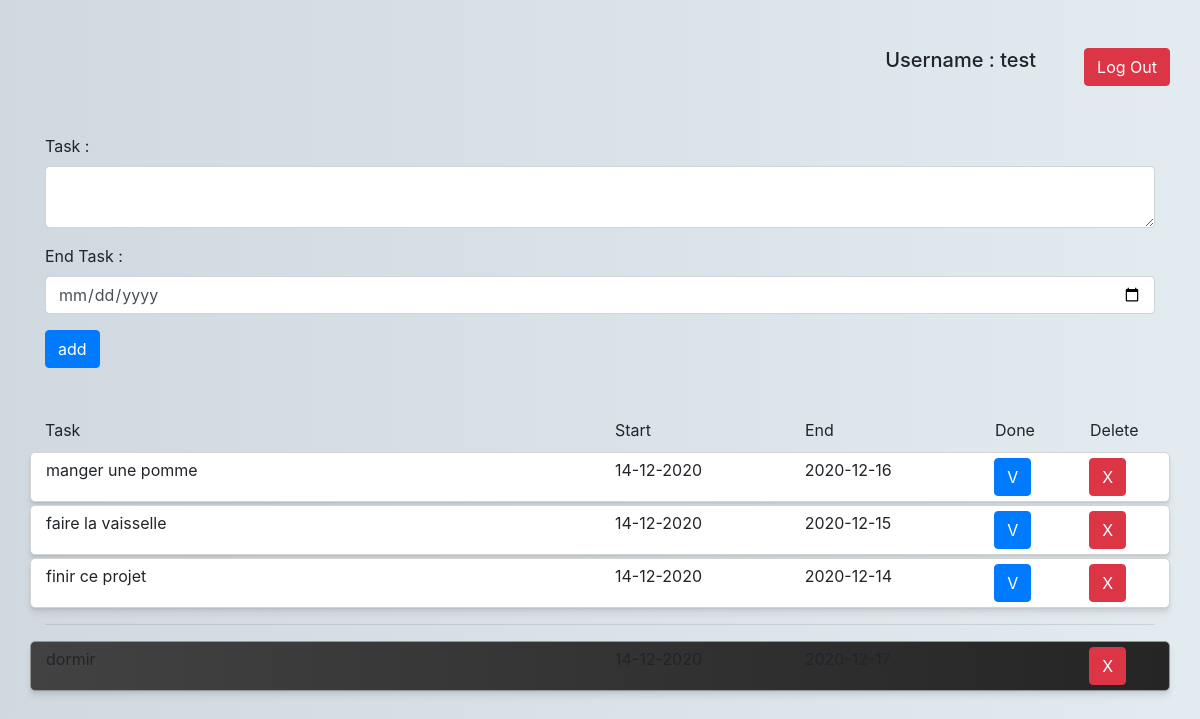
/index.php (signed in), run on the app's committed database.
### tables this page shows
CREATE TABLE "todo" (
	"id"	INTEGER,
	"user_id"	INTEGER,
	"task"	VARCHAR(255),
	"end_task"	BOLEAN,
	"start_date"	VARCHAR(20),
	"end_date"	VARCHAR(20),
	PRIMARY KEY("id" AUTOINCREMENT)
);

### includes/functions.php (the view)
<?php
function display_task(){
    global $bdd;
    $get_task = $bdd->prepare("SELECT * FROM todo WHERE user_id = '1' AND end_task = '0' ");
    $get_task->execute();
    $the_task = '<form method="post" action="task.php" id="task_form">';
    while($row = $get_task->fetch()){
        $task_id = $row['id'];
        $task = $row['task'];
        $start_date = $row['start_date'];
        $end_date = $row['end_date'];
        $the_task .= '<div class="row to_do">
                        <div class="col-6" id="the_task">'.$task.'</div>
                        <div class="col-2" id="the_start">'.$start_date.'</div>
                        <div class="col-2" id="the_end">'.$end_date.'</div>
                        <div class="col-1"><button type="submit" class="btn btn-primary btnValidate" id="for_val" name="validate" value="'.$task_id.'">V</button></div>
                        <div class="col-1"><button type="submit" class="btn btn-danger btnDelete" id="for_del" name="delete" value="'.$task_id.'">X</button></div>
                      </div>';
    }
    $the_task .= '</form>';
    return $the_task;
}
function display_finished_task(){
    global $bdd;
    $get_finished_task = $bdd->prepare("SELECT * FROM todo WHERE user_id = '1' AND end_task = '1' ");
    $get_finished_task->execute();
    $the_task = '';
    while($row = $get_finished_task->fetch()){
        $task_id = $row['id'];
        $task = $row['task'];
        $start_date = $row['start_date'];
        $end_date = $row['end_date'];
        $the_task .= '<div class="row finished_task">
                        <div class="col-6" id="the_finished_task">'.$task.'</div>
                        <div class="col-2" id="the_finished_start">'.$start_date.'</div>
                        <div class="col-2" id="the_finished_end">'.$end_date.'</div>
                        <div class="col-1"></div>
                        <div class="col-1"><button type="submit" class="btn btn-danger btnDelete" form="task_form" name="delete" value="'.$task_id.'">X</button></div>
                      </div>';
    }
    $the_task .= '</form>';
    return $the_task;
}
?>

### includes/header.php (shortened to what this page needs)
<!DOCTYPE html>
<html lang="en">
<head>
    <link rel="stylesheet" href="css/bootstrap.min.css">
    <link rel="stylesheet" href="css/style.css">
</head>
<body>

### index.php (shortened to what this page needs)
<?php
include 'includes/db_connection.php';
include 'includes/functions.php';
include 'includes/header.php';
?>
<?php
    if(isset($_SESSION['username'])){
?>
<div class="container">
    <div class="row justify-content-end mt-5">
        <h5 class="mr-5">Username : <?= $_SESSION['username'] ?></h5>
        <a class="btn btn-danger" href="logout.php">Log Out</a>
    </div>
    <div class="row mt-5">
        <div class="col-12 task_form">
            <?php
                include 'add_task.php';
            ?>
        </div>
        <div class="col-12">
            <div class="row task_head">
                <div class="col-6">Task</div>
                <div class="col-2">Start</div>
                <div class="col-2">End</div>
                <div class="col-1">Done</div>
                <div class="col-1">Delete</div>
            </div>
            <div id = "current_task">
                <?php echo display_task() ?>
            </div>
            <hr>
            <div id="finished_task">
                <?php echo display_finished_task() ?>
            </div>
        </div>
    </div>
</div>
<?php
}
?>
<?php include 'includes/footer.php'; ?>

### add_task.php
<form action="task.php" method="post" id="form_add_task">
    <div class="form-group">
        <label for="task">Task :</label>
        <textarea class="form-control" name="task" id="task"></textarea>
    </div>
    <div class="form-group">
        <label for="date">End Task :</label>
        <input class="form-control" type="date" name="end_task" id="end_task">
    </div>
    <input class="btn btn-primary" type="submit" value="add" name='add'>
</form>

### includes/footer.php (shortened to what this page needs)
</body>
</html>

### css/style.css (style rules this page uses)
body { background: #cfd9df; background: -webkit-linear-gradient(to right, #cfd9df, #e2ebf0); background: linear-gradient(to right, #cfd9df , #e2ebf0); }
.to_do { border: 1px solid lightgray; border-radius: 5px; padding-top: 5px; padding-bottom: 5px; margin-bottom: 3px; background: #ffffff; box-shadow: 0 1px 1px rgba(0, 0, 0, 0.034), 0 3px 3px rgba(0, 0, 0, 0.048), 0 6px 6px rgba(0, 0, 0, 0.06); }
.finished_task { border: 1px solid rgb(150, 150, 150); border-radius: 5px; padding-top: 5px; padding-bottom: 5px; margin-bottom: 3px; background: #424242; background: -webkit-linear-gradient(to right, #424242, #252525); background: linear-gradient(to right,#424242 , #252525); box-shadow: 0 1px 1px rgba(0, 0, 0, 0.034), 0 3px 3px rgba(0, 0, 0, 0.048), 0 6px 6px rgba(0, 0, 0, 0.06); }
.task_head { margin-bottom: 10px; }
.task_form { margin-bottom: 50px; }

### data on the page
todo: task "manger une pomme", start_date "14-12-2020", end_date "2020-12-16", $task_id 1 (drawn)
todo: task "faire la vaisselle", start_date "14-12-2020", end_date "2020-12-15", $task_id 2 (drawn)
todo: task "finir ce projet", start_date "14-12-2020", end_date "2020-12-14", $task_id 3 (drawn)
todo: task "dormir", $task_id 4 (drawn)

### other printed values
$_SESSION['username'] "test"
